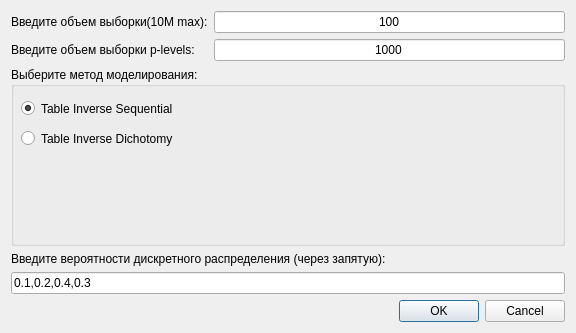
<?xml version="1.0" encoding="UTF-8"?>
<ui version="4.0">
 <class>Dialog_Plevels</class>
 <widget class="QDialog" name="Dialog_Plevels">
  <property name="geometry">
   <rect>
    <x>0</x>
    <y>0</y>
    <width>576</width>
    <height>333</height>
   </rect>
  </property>
  <property name="windowTitle">
   <string>Dialog</string>
  </property>
  <layout class="QVBoxLayout" name="verticalLayout">
   <item>
    <layout class="QGridLayout" name="gridLayout">
     <item row="0" column="0">
      <widget class="QLabel" name="label">
       <property name="text">
        <string>Введите объем выборки(10M max):</string>
       </property>
      </widget>
     </item>
     <item row="1" column="0">
      <widget class="QLabel" name="label_4">
       <property name="text">
        <string>Введите объем выборки p-levels:</string>
       </property>
      </widget>
     </item>
     <item row="1" column="1">
      <widget class="QLineEdit" name="lbPlevelsSize">
       <property name="text">
        <string>1000</string>
       </property>
       <property name="alignment">
        <set>Qt::AlignCenter</set>
       </property>
      </widget>
     </item>
     <item row="0" column="1">
      <widget class="QLineEdit" name="lbSampleSize">
       <property name="text">
        <string>100</string>
       </property>
       <property name="alignment">
        <set>Qt::AlignCenter</set>
       </property>
      </widget>
     </item>
    </layout>
   </item>
   <item>
    <widget class="QGroupBox" name="groupBox">
     <property name="sizePolicy">
      <sizepolicy hsizetype="Preferred" vsizetype="Preferred">
       <horstretch>0</horstretch>
       <verstretch>0</verstretch>
      </sizepolicy>
     </property>
     <property name="title">
      <string>Выберите метод моделирования:</string>
     </property>
     <widget class="QRadioButton" name="rbTIS">
      <property name="geometry">
       <rect>
        <x>10</x>
        <y>30</y>
        <width>191</width>
        <height>23</height>
       </rect>
      </property>
      <property name="text">
       <string>Table Inverse Sequential</string>
      </property>
      <property name="checked">
       <bool>true</bool>
      </property>
     </widget>
     <widget class="QRadioButton" name="rbTID">
      <property name="geometry">
       <rect>
        <x>10</x>
        <y>60</y>
        <width>193</width>
        <height>23</height>
       </rect>
      </property>
      <property name="text">
       <string>Table Inverse Dichotomy</string>
      </property>
     </widget>
    </widget>
   </item>
   <item>
    <widget class="QLabel" name="label_2">
     <property name="sizePolicy">
      <sizepolicy hsizetype="Preferred" vsizetype="Fixed">
       <horstretch>0</horstretch>
       <verstretch>0</verstretch>
      </sizepolicy>
     </property>
     <property name="text">
      <string>Введите вероятности дискретного распределения (через запятую):</string>
     </property>
    </widget>
   </item>
   <item>
    <widget class="QLineEdit" name="txtProbs">
     <property name="text">
      <string>0.1,0.2,0.4,0.3</string>
     </property>
    </widget>
   </item>
   <item>
    <widget class="QDialogButtonBox" name="buttonBox">
     <property name="orientation">
      <enum>Qt::Horizontal</enum>
     </property>
     <property name="standardButtons">
      <set>QDialogButtonBox::Cancel|QDialogButtonBox::Ok</set>
     </property>
    </widget>
   </item>
  </layout>
 </widget>
 <resources/>
 <connections>
  <connection>
   <sender>buttonBox</sender>
   <signal>accepted()</signal>
   <receiver>Dialog_Plevels</receiver>
   <slot>accept()</slot>
   <hints>
    <hint type="sourcelabel">
     <x>227</x>
     <y>295</y>
    </hint>
    <hint type="destinationlabel">
     <x>157</x>
     <y>274</y>
    </hint>
   </hints>
  </connection>
  <connection>
   <sender>buttonBox</sender>
   <signal>rejected()</signal>
   <receiver>Dialog_Plevels</receiver>
   <slot>reject()</slot>
   <hints>
    <hint type="sourcelabel">
     <x>295</x>
     <y>301</y>
    </hint>
    <hint type="destinationlabel">
     <x>286</x>
     <y>274</y>
    </hint>
   </hints>
  </connection>
 </connections>
</ui>
